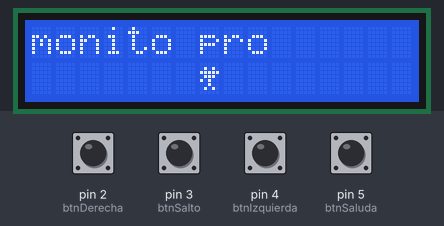
Simulated run of this sketch. Board: Arduino Uno, built with avr-gcc and run on an emulated ATmega328P. Shown: 16×2 character LCD. Inputs (shaded band) come from the test bench; at power-on: pin 2 (btnDerecha), pin 3 (btnSalto), pin 4 (btnIzquierda), pin 5 (btnSaluda) HIGH.

Above: at 1.2 s.
1.3 s: pin 5 (btnSaluda) pulled LOW for 0.15 s
At 2.6 s:
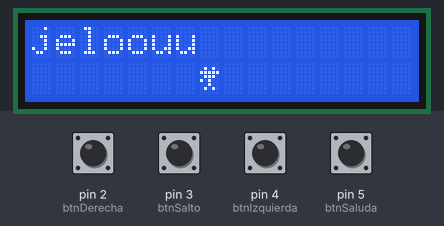
3.6 s: pin 2 (btnDerecha) pulled LOW for 1 s
At 5.3 s:
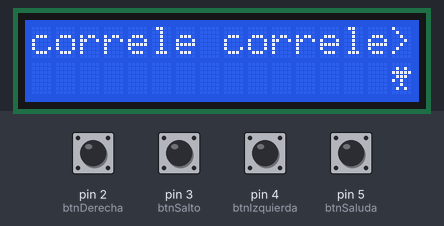
6.1 s: pin 4 (btnIzquierda) pulled LOW for 1 s
At 7.7 s:
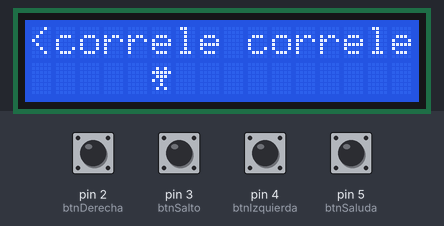
8.6 s: pin 3 (btnSalto) pulled LOW for 0.15 s
At 10.6 s:
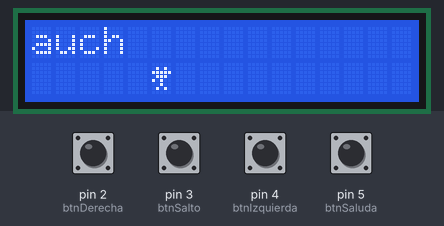
11.1 s: pin 2 (btnDerecha) pulled LOW for 0.15 s
At 11.9 s:
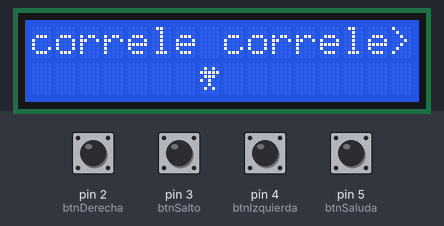
12.7 s: pin 3 (btnSalto) pulled LOW for 1 s
At 13.5 s:
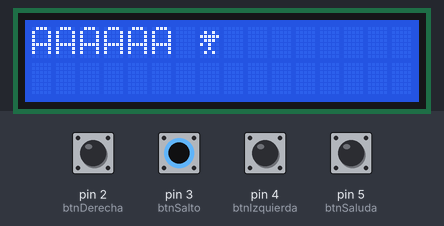
Timing chart, 0 to 15.7 s (numbered marks = the images above; inputs shaded):
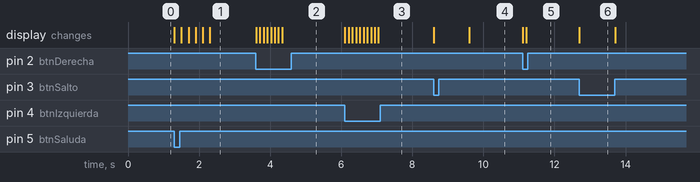

Measured:
- after the input at 1.3 s, the display: first changes at once (image 1 shows a later state)
- after the input at 3.6 s, the display: first changes at once (image 2 shows a later state)
- after the input at 6.1 s, the display: first changes at once (image 3 shows a later state)
- after the input at 8.6 s, the display: first changes at once (image 4 shows a later state)
- after the input at 11.1 s, the display: first changes at once (image 5 shows a later state)
- after the input at 12.7 s, the display: changes at once (image 6)

The sketch:

monito_pro.ino
```cpp
#include <LiquidCrystal.h>

LiquidCrystal lcd(7, 8, 9, 10, 11, 12);

const int btnSaluda = 5;
const int btnDerecha = 2;
const int btnIzquierda = 4;
const int btnSalto = 3;

int columna = 7;
int fila = 1;

// Caracteres del monito
byte mono0[8] = { B00000, B01010, B11111, B01110, B10100, B00100, B01010, B00000 };
byte mono1[8] = { B00000, B01010, B11111, B01110, B00101, B00100, B01010, B00000 };

// las funciones definidias, asi no tenemos super epikos errores

void actualizarPantalla(String msg) {
  lcd.clear();
  lcd.setCursor(0, 0);
  lcd.print(msg);
  lcd.setCursor(columna, fila);
  lcd.write(byte(0));
}

void dibujarCuerpo(int frame) {
  lcd.setCursor(columna, fila);
  lcd.write(byte(frame));
}

void saltar() {
  fila = 0; // Sube
  actualizarPantalla("AAAAAA");
  delay(1000);

  fila = 1; // Baja a la fila de abajo, ps nimod que a la de arriba broski
  actualizarPantalla("auch");
}

void saludar() {
  actualizarPantalla("jeloouu");
  for(int i=0; i<3; i++) {
    dibujarCuerpo(1); delay(200);
    dibujarCuerpo(0); delay(200);
  }
}

// aqui va lo principal

void setup() {
  pinMode(btnSaluda, INPUT_PULLUP);
  pinMode(btnDerecha, INPUT_PULLUP);
  pinMode(btnIzquierda, INPUT_PULLUP);
  pinMode(btnSalto, INPUT_PULLUP);

  lcd.begin(16, 2);
  lcd.createChar(0, mono0);
  lcd.createChar(1, mono1);

  actualizarPantalla("monito pro");
}
//los botones
void loop() {
  // Botón para Saludar
  if (digitalRead(btnSaluda) == LOW) {
    saludar();
  }

  // Corre a la derecha
  if (digitalRead(btnDerecha) == LOW) {
    if (columna < 15) {
      columna++;
      actualizarPantalla("correle correle>");
      delay(100);
    }
  }

  // Corre a la izquierda
  if (digitalRead(btnIzquierda) == LOW) {
    if (columna > 0) {
      columna--;
      actualizarPantalla("<correle correle");
      delay(100);
    }
  }

  // Salta así como inmigrante a la frontera
  if (digitalRead(btnSalto) == LOW) {
    saltar();
  }
}
```
